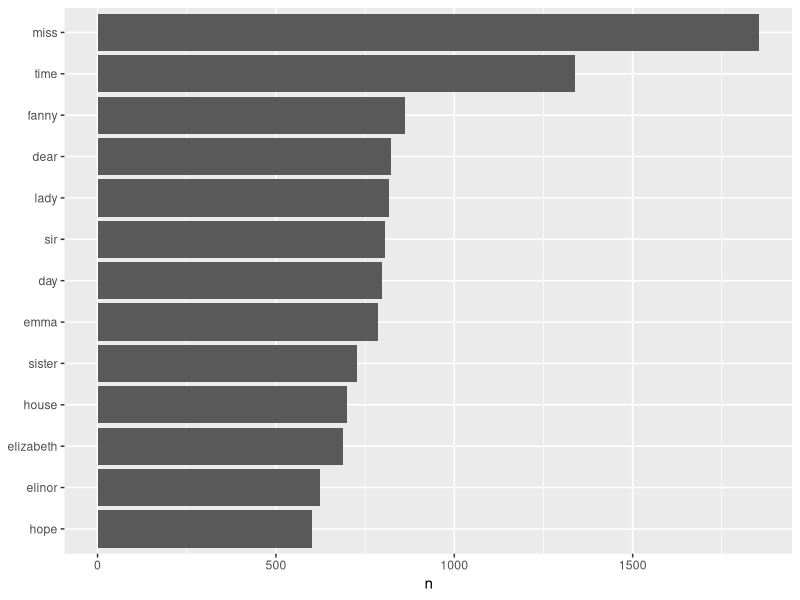
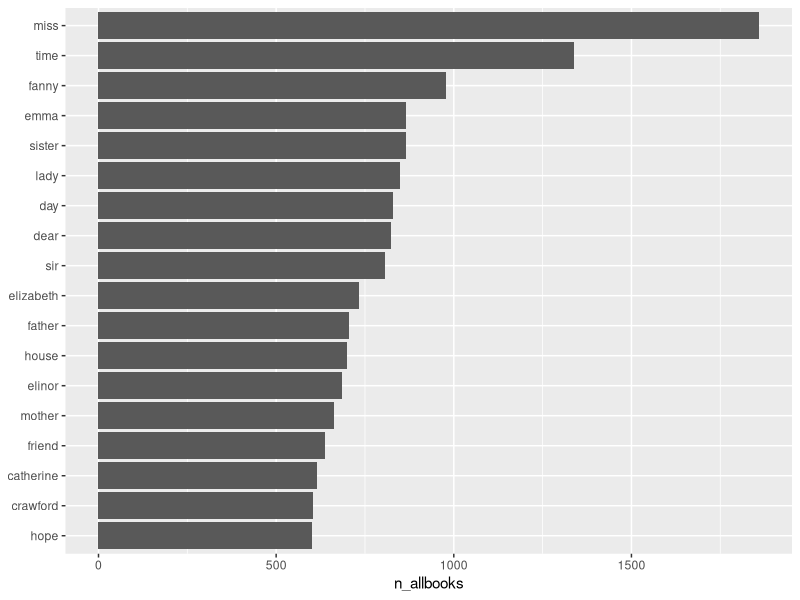
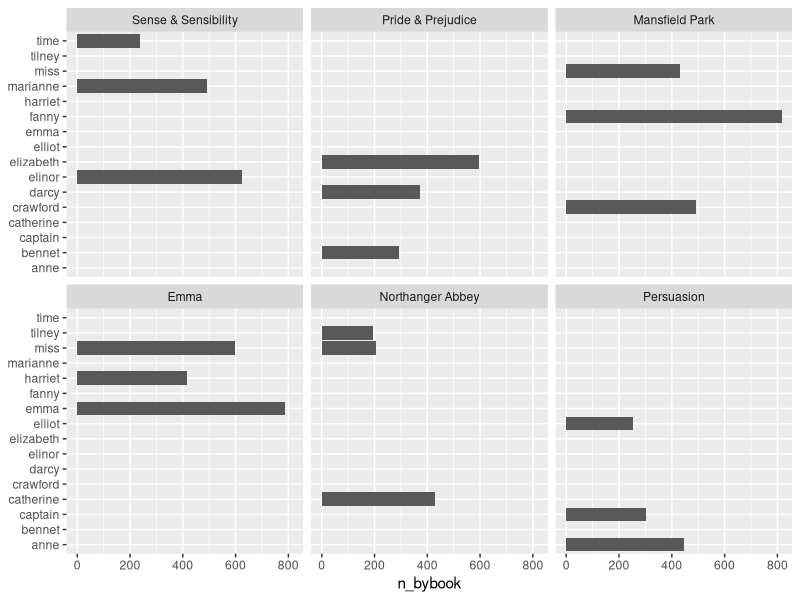

The R script that drew these images, in order: (Note: this script raises an error after producing the figures.)
## ---- chunk 1
knitr::opts_chunk$set(echo=FALSE, results='hide', message=FALSE)
## ---- chunk 2
#word = str_extract(word, "[[:alpha:]]+")
#extract strings that match the patten spcified, in this case, extracting all alphabetic characters regardless of capitalization. So Numbers, symbols (i.e.,"_" and "*" often used to flag italics or bold will be removed-- we don't want don't want "Angry" to appear as a diff word than it's italicized form "_Angry_")

#We use str_extract() here because the UTF-8 encoded texts from Project Gutenberg have some examples of words with #underscores around them to indicate emphasis (like italics). The tokenizer treated these as words, but we don’t #want to count “_any_” separately from “any”
## ---- chunk 3
?grepl
?str_extract
?str_detect
## ---- chunk 4
#install these packages if you don't already have them
# install.packages("tidytext")
# install.packages("janeaustenr")
# install.packages("plyr")
# install.packages("dplyr")
# install.packages("stringr")
# install.packages("magrittr")


library(janeaustenr)
library(plyr)
library(dplyr)
library(stringr)
library(magrittr)

#browse the related vignette or others
vignette("tidytext",package="tidytext")
?austen_books

original_books <- austen_books() %>%
  group_by(book) %>% #grouping df by "book"
  mutate(linenumber = row_number(), #adding row numbers as a new variable
         chapter = cumsum(str_detect(text, regex("^chapter [\\divxlc]",  
                                                 ignore_case = TRUE)))) %>%
  ungroup()
# the above is creating a new chapter variable by searching the "text" character variable for the string "chapter" and Roman Numeral characters (as specified in regex language here "[\\divxlc]")

head(original_books)
tail(original_books)
slice(original_books, 1:500) %>% View

#restructuring as a one-token-per-row format. unnest() does that for us
library(tidytext)

tidy_books <- original_books %>%
  unnest_tokens(word, text)
#The default tokenizing is for words, but other options include characters, ngrams, sentences, lines, paragraphs, or separation around a regex pattern.

data("stop_words")
head(stop_words)

cleaned_books <- tidy_books %>%
  anti_join(stop_words)

## ---- chunk 5
#most common words in all the books?
cleaned_books %>%
  count(word, sort = TRUE)

#Examining and Visualizing most common words across all books and by book: 

cleaned_books_2 <- cleaned_books  %>% 
  mutate(word = str_extract(word, "[[:alpha:]]+")) %>%
  count(word,sort = TRUE) %>%  #counting the number of occurrences by group (word in this case)
  left_join(cleaned_books,.) %>% 
  rename(n_allbooks = n)  %>% 
  group_by(book,word) %>% 
  mutate(n_bybook = n()) %>% 
  arrange(book, desc(n_bybook)) %>% 
  ungroup()

#Chart of top 5 words across all books
library(ggplot2)

#doing all in one tidy flow
cleaned_books_2 %>% 
  count(word, sort = TRUE) %>% 
  filter(n > 600) %>%
  mutate(word = reorder(word, n)) %>%
  ggplot(aes(word, n)) +
  geom_col() +
  xlab(NULL) +
  coord_flip()

#using new var we created above
#no scientifict notation
options(scipen = 10000)
cleaned_books_2 %>% 
  filter(n_allbooks > 600, !duplicated(word)) %>% 
  mutate(word = reorder(word, n_allbooks)) %>% 
  ggplot(aes(word, n_allbooks)) +
  geom_col() +
  xlab(NULL) +
  coord_flip()

#What about the top 5 words only in each book? 
cleaned_books_2 %>% 
  group_by(book) %>% 
  filter(!duplicated(word)) %>% 
  arrange(desc(n_bybook)) %>% 
  top_n(3, n_bybook) %>% 
  ungroup %>% 
  arrange(book, n_bybook) %>% 
  ggplot(aes(word, n_bybook)) +
  geom_col() +
  xlab(NULL) +
  coord_flip() +
  facet_wrap(~book)

#other ways to visualize?? 
library(tidyr)

word_freqs <- cleaned_books %>% 
  mutate(word = str_extract(word, "[[:alpha:]]+")) %>% #Note if I would've added [a-z'] it would've been case sensitive! 
  count(book,word) %>% 
  group_by(book)  %>% 
  mutate(proportion = n/sum(n),
         n_bybook = n) %>% 
  select(-n) %>% 
  spread(book, proportion)  %>% 
  gather(book,proportion, `Sense & Sensibility`:`Northanger Abbey`)
  

#LEFT OFF MONDAY NEEDS RE-WORKED 
library(scales)
#ggplot(frequency, aes(x = proportion, y = Persuasion, color = abs(Persuasion - proportion))) +
#  geom_abline(color = "gray40", lty = 2) +
#  geom_jitter(alpha = 0.1, size = 2.5, width = 0.3, height = 0.3) +
#  geom_text(aes(label = word), check_overlap = TRUE, vjust = 1.5) +
#  scale_x_log10(labels = percent_format()) +
#  scale_y_log10(labels = percent_format()) +
#  scale_color_gradient(limits = c(0, 0.001), low = "darkslategray4", high = "gray75") +
#  facet_wrap(~book, ncol = 2) # +
#  theme(legend.position="none") +
#  labs(y = "Persuasion", x = NULL)

## ---- chunk 6

#Three sentiment lexicons are in the tidytext package in the sentiments dataset. Let’s look at the words with a joy #score from the NRC lexicon. What are the most common joy words in Emma?

nrcjoy <- get_sentiments("nrc") %>%
  filter(sentiment == "joy")

emma_joy <- tidy_books %>%
  filter(book == "Emma") %>%
  semi_join(nrcjoy) %>%
  count(word, sort = TRUE)

#noticed how we used the original tidy books dataset as opposed to to "cleaned_books_2" which we later made. Why? Stop words (i.e., "good", "young") are often overlapping with sentient phrases. 

#Or instead we could examine how sentiment changes during each novel. Let’s find a sentiment score for each word using the Bing lexicon, then count the number of positive and negative words in defined sections of each novel.

#LEFT OFF ON MONDAY 
 
